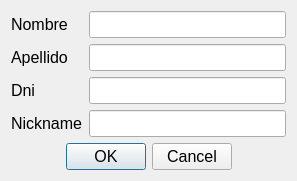
<?xml version="1.0" encoding="UTF-8"?>
<ui version="4.0">
 <class>DialogBuscarUsuarios</class>
 <widget class="QDialog" name="DialogBuscarUsuarios">
  <property name="geometry">
   <rect>
    <x>0</x>
    <y>0</y>
    <width>297</width>
    <height>179</height>
   </rect>
  </property>
  <property name="font">
   <font>
    <pointsize>12</pointsize>
   </font>
  </property>
  <property name="windowTitle">
   <string>Dialog</string>
  </property>
  <layout class="QGridLayout" name="gridLayout_2">
   <item row="0" column="0">
    <layout class="QGridLayout" name="gridLayout">
     <item row="0" column="0">
      <widget class="QLabel" name="label">
       <property name="text">
        <string>Nombre</string>
       </property>
      </widget>
     </item>
     <item row="2" column="0">
      <widget class="QLabel" name="label_3">
       <property name="text">
        <string>Dni</string>
       </property>
      </widget>
     </item>
     <item row="3" column="1">
      <widget class="QLineEdit" name="le_nick">
       <property name="maxLength">
        <number>32767</number>
       </property>
       <property name="frame">
        <bool>true</bool>
       </property>
       <property name="cursorPosition">
        <number>0</number>
       </property>
      </widget>
     </item>
     <item row="1" column="1">
      <widget class="QLineEdit" name="le_apellido"/>
     </item>
     <item row="0" column="1">
      <widget class="QLineEdit" name="le_nombre"/>
     </item>
     <item row="1" column="0">
      <widget class="QLabel" name="label_2">
       <property name="text">
        <string>Apellido</string>
       </property>
      </widget>
     </item>
     <item row="2" column="1">
      <widget class="QLineEdit" name="le_dni">
       <property name="maxLength">
        <number>32767</number>
       </property>
       <property name="readOnly">
        <bool>false</bool>
       </property>
      </widget>
     </item>
     <item row="3" column="0">
      <widget class="QLabel" name="label_4">
       <property name="text">
        <string>Nickname</string>
       </property>
      </widget>
     </item>
     <item row="4" column="0" colspan="2">
      <widget class="QDialogButtonBox" name="buttonBox">
       <property name="orientation">
        <enum>Qt::Horizontal</enum>
       </property>
       <property name="standardButtons">
        <set>QDialogButtonBox::Cancel|QDialogButtonBox::Ok</set>
       </property>
       <property name="centerButtons">
        <bool>true</bool>
       </property>
      </widget>
     </item>
    </layout>
   </item>
  </layout>
 </widget>
 <resources/>
 <connections>
  <connection>
   <sender>buttonBox</sender>
   <signal>accepted()</signal>
   <receiver>DialogBuscarUsuarios</receiver>
   <slot>accept()</slot>
   <hints>
    <hint type="sourcelabel">
     <x>248</x>
     <y>254</y>
    </hint>
    <hint type="destinationlabel">
     <x>157</x>
     <y>274</y>
    </hint>
   </hints>
  </connection>
  <connection>
   <sender>buttonBox</sender>
   <signal>rejected()</signal>
   <receiver>DialogBuscarUsuarios</receiver>
   <slot>reject()</slot>
   <hints>
    <hint type="sourcelabel">
     <x>316</x>
     <y>260</y>
    </hint>
    <hint type="destinationlabel">
     <x>286</x>
     <y>274</y>
    </hint>
   </hints>
  </connection>
 </connections>
</ui>
